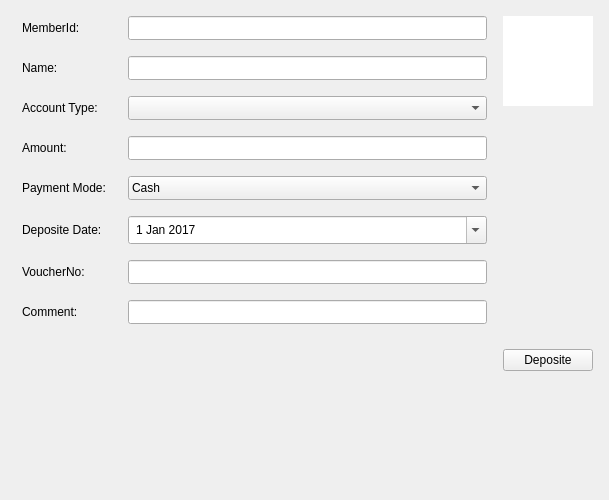
<?xml version="1.0" encoding="UTF-8"?>
<ui version="4.0">
 <class>Form</class>
 <widget class="QWidget" name="Form">
  <property name="geometry">
   <rect>
    <x>0</x>
    <y>0</y>
    <width>609</width>
    <height>500</height>
   </rect>
  </property>
  <property name="windowTitle">
   <string>Deposite Form</string>
  </property>
  <property name="styleSheet">
   <string notr="true">margin:5px;
padding:3px;

</string>
  </property>
  <layout class="QHBoxLayout" name="horizontalLayout_2">
   <item>
    <layout class="QHBoxLayout" name="horizontalLayout">
     <item>
      <layout class="QFormLayout" name="formLayout">
       <item row="0" column="0">
        <widget class="QLabel" name="label">
         <property name="text">
          <string>MemberId:</string>
         </property>
        </widget>
       </item>
       <item row="0" column="1">
        <widget class="QLineEdit" name="memberIdLineEdit"/>
       </item>
       <item row="1" column="0">
        <widget class="QLabel" name="label_3">
         <property name="text">
          <string>Name:</string>
         </property>
        </widget>
       </item>
       <item row="1" column="1">
        <widget class="QLineEdit" name="nameLineEdit"/>
       </item>
       <item row="2" column="0">
        <widget class="QLabel" name="label_4">
         <property name="text">
          <string>Account Type:</string>
         </property>
        </widget>
       </item>
       <item row="2" column="1">
        <widget class="QComboBox" name="accountTypeComboBox"/>
       </item>
       <item row="3" column="0">
        <widget class="QLabel" name="label_5">
         <property name="text">
          <string>Amount:</string>
         </property>
        </widget>
       </item>
       <item row="3" column="1">
        <widget class="QLineEdit" name="amountLineEdit"/>
       </item>
       <item row="4" column="0">
        <widget class="QLabel" name="label_6">
         <property name="text">
          <string>Payment Mode:</string>
         </property>
        </widget>
       </item>
       <item row="4" column="1">
        <widget class="QComboBox" name="paymentModeComboBox">
         <item>
          <property name="text">
           <string>Cash</string>
          </property>
         </item>
         <item>
          <property name="text">
           <string>Check</string>
          </property>
         </item>
        </widget>
       </item>
       <item row="5" column="0">
        <widget class="QLabel" name="label_7">
         <property name="text">
          <string>Deposite Date:</string>
         </property>
        </widget>
       </item>
       <item row="5" column="1">
        <widget class="QDateEdit" name="depositeDateEdit">
         <property name="calendarPopup">
          <bool>true</bool>
         </property>
         <property name="timeSpec">
          <enum>Qt::LocalTime</enum>
         </property>
         <property name="date">
          <date>
           <year>2017</year>
           <month>1</month>
           <day>1</day>
          </date>
         </property>
        </widget>
       </item>
       <item row="6" column="0">
        <widget class="QLabel" name="label_8">
         <property name="text">
          <string>VoucherNo:</string>
         </property>
        </widget>
       </item>
       <item row="6" column="1">
        <widget class="QLineEdit" name="voucherNoLineEdit"/>
       </item>
       <item row="7" column="1">
        <widget class="QLineEdit" name="commentLineEdit"/>
       </item>
       <item row="7" column="0">
        <widget class="QLabel" name="label_9">
         <property name="text">
          <string>Comment:</string>
         </property>
        </widget>
       </item>
      </layout>
     </item>
     <item>
      <layout class="QVBoxLayout" name="verticalLayout">
       <item>
        <widget class="QLabel" name="photoLabel">
         <property name="minimumSize">
          <size>
           <width>100</width>
           <height>100</height>
          </size>
         </property>
         <property name="maximumSize">
          <size>
           <width>100</width>
           <height>100</height>
          </size>
         </property>
         <property name="styleSheet">
          <string notr="true">background-color:rgb(255, 255, 255);</string>
         </property>
         <property name="text">
          <string/>
         </property>
         <property name="textFormat">
          <enum>Qt::PlainText</enum>
         </property>
         <property name="scaledContents">
          <bool>true</bool>
         </property>
        </widget>
       </item>
       <item>
        <spacer name="verticalSpacer">
         <property name="orientation">
          <enum>Qt::Vertical</enum>
         </property>
         <property name="sizeHint" stdset="0">
          <size>
           <width>20</width>
           <height>40</height>
          </size>
         </property>
        </spacer>
       </item>
       <item>
        <spacer name="verticalSpacer_3">
         <property name="orientation">
          <enum>Qt::Vertical</enum>
         </property>
         <property name="sizeHint" stdset="0">
          <size>
           <width>20</width>
           <height>40</height>
          </size>
         </property>
        </spacer>
       </item>
       <item>
        <widget class="QPushButton" name="depositePushButton">
         <property name="text">
          <string>Deposite</string>
         </property>
        </widget>
       </item>
       <item>
        <spacer name="verticalSpacer_2">
         <property name="orientation">
          <enum>Qt::Vertical</enum>
         </property>
         <property name="sizeHint" stdset="0">
          <size>
           <width>20</width>
           <height>40</height>
          </size>
         </property>
        </spacer>
       </item>
      </layout>
     </item>
    </layout>
   </item>
  </layout>
 </widget>
 <resources/>
 <connections/>
</ui>
